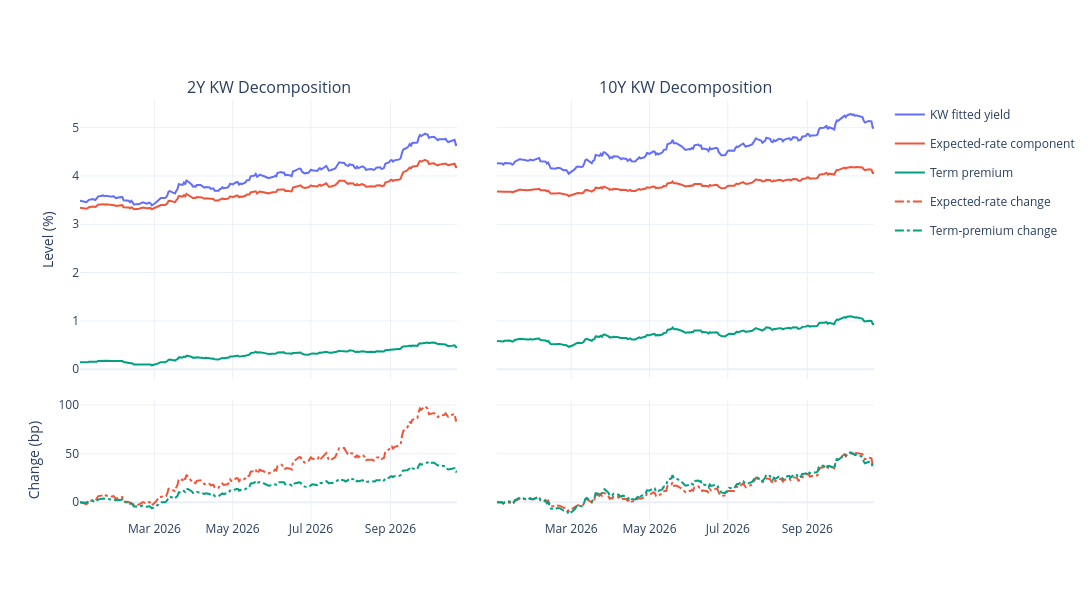

Write notebook code for a chart like this one.
### Code cell
show_kw_decomposition(kw_observations, *date_range.get_dates(), width=1300, height=600)

### Figure 1 — Plotly figure (JSON) as saved in the notebook; plotly's stock layout.template omitted (floating-point values rounded to 4 significant figures; data arrays with more than 128 entries replaced by an {"elided": "..."} marker saying what was removed)
{"data": [{"connectgaps": false, "customdata": {"elided": "204x1 str values"}, "hovertemplate": "%{fullData.name}: %{customdata[0]}<extra></extra>", "legendgroup": "fitted_yield", "line": {"color": "#636EFA"}, "mode": "lines", "name": "KW fitted yield", "showlegend": true, "type": "scatter", "x": {"elided": "204 str values"}, "xaxis": "x", "y": {"elided": "204 float values"}, "yaxis": "y"}, {"connectgaps": false, "customdata": {"elided": "204x1 str values"}, "hovertemplate": "%{fullData.name}: %{customdata[0]}<extra></extra>", "legendgroup": "expected_rate", "line": {"color": "#EF553B"}, "mode": "lines", "name": "Expected-rate component", "showlegend": true, "type": "scatter", "x": {"elided": "204 str values"}, "xaxis": "x", "y": {"elided": "204 float values"}, "yaxis": "y"}, {"connectgaps": false, "customdata": {"elided": "204x1 str values"}, "hovertemplate": "%{fullData.name}: %{customdata[0]}<extra></extra>", "legendgroup": "term_premium", "line": {"color": "#00A080"}, "mode": "lines", "name": "Term premium", "showlegend": true, "type": "scatter", "x": {"elided": "204 str values"}, "xaxis": "x", "y": {"elided": "204 float values"}, "yaxis": "y"}, {"connectgaps": false, "customdata": {"elided": "204x1 str values"}, "hovertemplate": "%{fullData.name}: %{customdata[0]}<extra></extra>", "legendgroup": "expected_change_bp", "line": {"color": "#EF553B", "dash": "dashdot"}, "mode": "lines", "name": "Expected-rate change", "showlegend": true, "type": "scatter", "x": {"elided": "204 str values"}, "xaxis": "x", "y": {"elided": "204 float values"}, "yaxis": "y3"}, {"connectgaps": false, "customdata": {"elided": "204x1 str values"}, "hovertemplate": "%{fullData.name}: %{customdata[0]}<extra></extra>", "legendgroup": "premium_change_bp", "line": {"color": "#00A080", "dash": "dashdot"}, "mode": "lines", "name": "Term-premium change", "showlegend": true, "type": "scatter", "x": {"elided": "204 str values"}, "xaxis": "x", "y": {"elided": "204 float values"}, "yaxis": "y3"}, {"connectgaps": false, "customdata": {"elided": "204x1 str values"}, "hovertemplate": "%{fullData.name}: %{customdata[0]}<extra></extra>", "legendgroup": "fitted_yield", "line": {"color": "#636EFA"}, "mode": "lines", "name": "KW fitted yield", "showlegend": false, "type": "scatter", "x": {"elided": "204 str values"}, "xaxis": "x2", "y": {"elided": "204 float values"}, "yaxis": "y2"}, {"connectgaps": false, "customdata": {"elided": "204x1 str values"}, "hovertemplate": "%{fullData.name}: %{customdata[0]}<extra></extra>", "legendgroup": "expected_rate", "line": {"color": "#EF553B"}, "mode": "lines", "name": "Expected-rate component", "showlegend": false, "type": "scatter", "x": {"elided": "204 str values"}, "xaxis": "x2", "y": {"elided": "204 float values"}, "yaxis": "y2"}, {"connectgaps": false, "customdata": {"elided": "204x1 str values"}, "hovertemplate": "%{fullData.name}: %{customdata[0]}<extra></extra>", "legendgroup": "term_premium", "line": {"color": "#00A080"}, "mode": "lines", "name": "Term premium", "showlegend": false, "type": "scatter", "x": {"elided": "204 str values"}, "xaxis": "x2", "y": {"elided": "204 float values"}, "yaxis": "y2"}, {"connectgaps": false, "customdata": {"elided": "204x1 str values"}, "hovertemplate": "%{fullData.name}: %{customdata[0]}<extra></extra>", "legendgroup": "expected_change_bp", "line": {"color": "#EF553B", "dash": "dashdot"}, "mode": "lines", "name": "Expected-rate change", "showlegend": false, "type": "scatter", "x": {"elided": "204 str values"}, "xaxis": "x2", "y": {"elided": "204 float values"}, "yaxis": "y4"}, {"connectgaps": false, "customdata": {"elided": "204x1 str values"}, "hovertemplate": "%{fullData.name}: %{customdata[0]}<extra></extra>", "legendgroup": "premium_change_bp", "line": {"color": "#00A080", "dash": "dashdot"}, "mode": "lines", "name": "Term-premium change", "showlegend": false, "type": "scatter", "x": {"elided": "204 str values"}, "xaxis": "x2", "y": {"elided": "204 float values"}, "yaxis": "y4"}], "layout": {"annotations": [{"font": {"size": 16}, "showarrow": false, "text": "2Y KW Decomposition", "x": 0.2375, "xanchor": "center", "xref": "paper", "y": 1.0, "yanchor": "bottom", "yref": "paper"}, {"font": {"size": 16}, "showarrow": false, "text": "10Y KW Decomposition", "x": 0.7625, "xanchor": "center", "xref": "paper", "y": 1.0, "yanchor": "bottom", "yref": "paper"}], "height": 600, "hovermode": "x unified", "hoversubplots": "axis", "width": 1300, "xaxis": {"anchor": "y3", "domain": [0, 0.475], "hoverformat": "%Y-%m-%d", "range": ["2026-01-02", "2026-10-23"], "showspikes": true, "showticklabels": true, "spikedash": "dot", "spikemode": "across", "spikesnap": "cursor", "type": "date"}, "xaxis2": {"anchor": "y4", "domain": [0.525, 1], "hoverformat": "%Y-%m-%d", "range": ["2026-01-02", "2026-10-23"], "showspikes": true, "showticklabels": true, "spikedash": "dot", "spikemode": "across", "spikesnap": "cursor", "type": "date"}, "xaxis3": {"anchor": "y3", "domain": [0, 0.475], "hoverformat": "%Y-%m-%d", "range": ["2026-01-02", "2026-10-23"], "showticklabels": true, "title": {"text": "Observation date"}, "type": "date", "visible": false}, "xaxis4": {"anchor": "y4", "domain": [0.525, 1], "hoverformat": "%Y-%m-%d", "range": ["2026-01-02", "2026-10-23"], "showticklabels": true, "title": {"text": "Observation date"}, "type": "date", "visible": false}, "yaxis": {"anchor": "x", "domain": [0.335, 1.0], "title": {"text": "Level (%)"}}, "yaxis2": {"anchor": "x2", "domain": [0.335, 1.0], "matches": "y", "showticklabels": false, "title": {"text": ""}}, "yaxis3": {"anchor": "x", "domain": [0, 0.285], "title": {"text": "Change (bp)"}}, "yaxis4": {"anchor": "x2", "domain": [0, 0.285], "matches": "y3", "showticklabels": false, "title": {"text": ""}}}}
